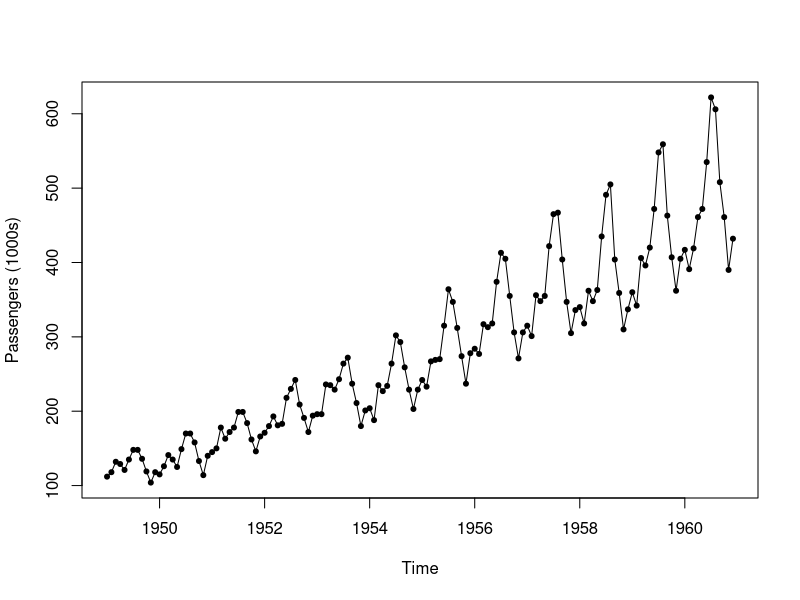
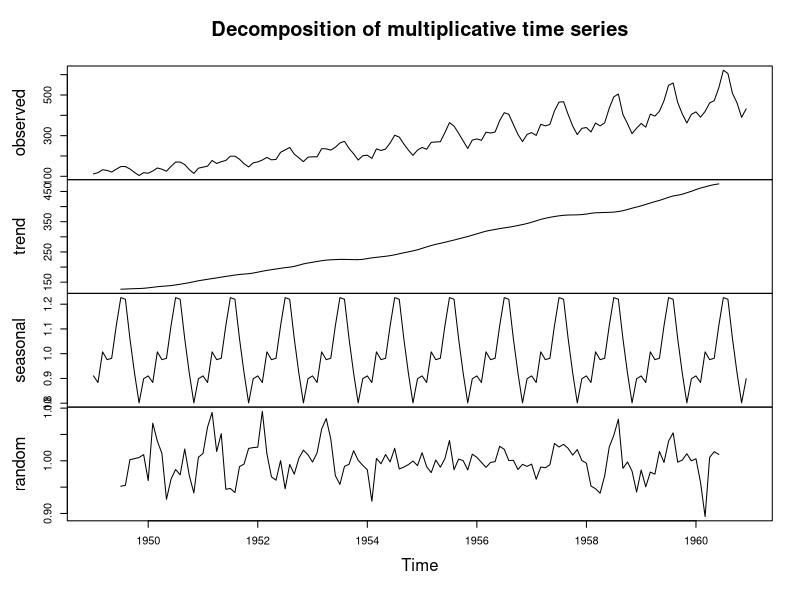
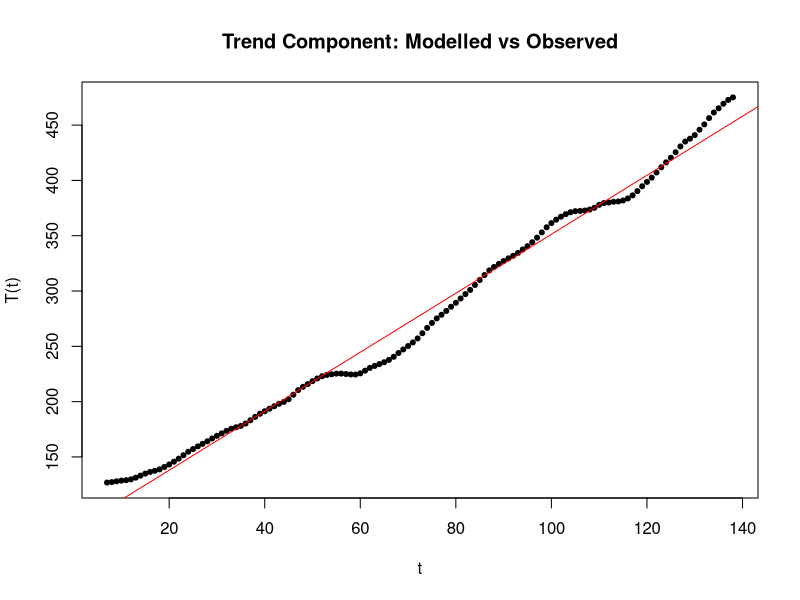
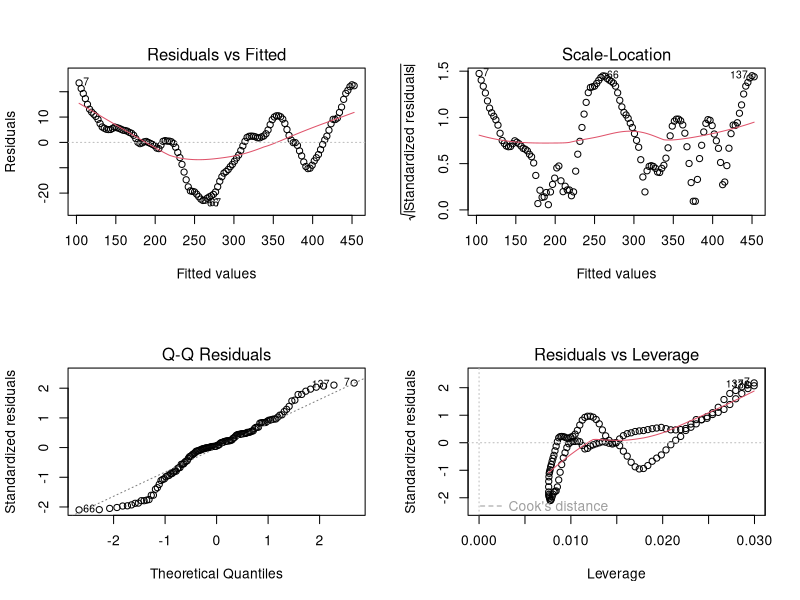
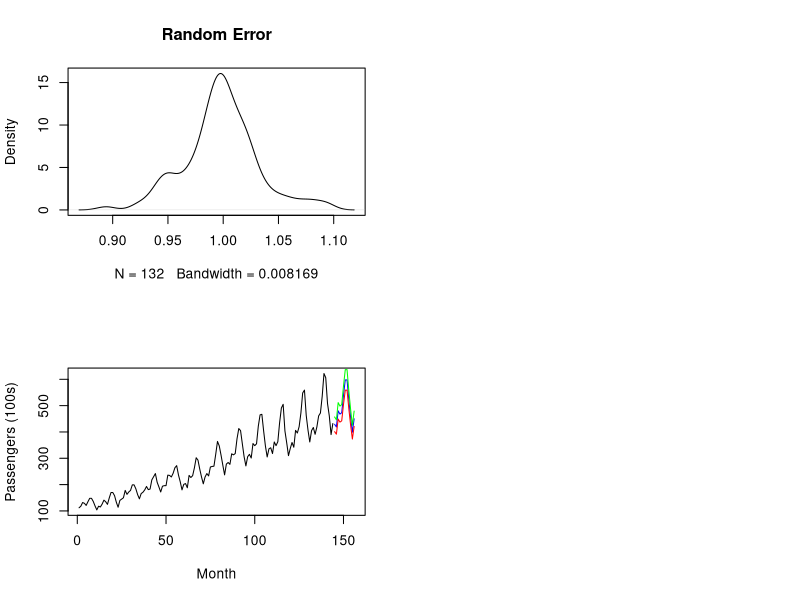

These figures' R source, in order:
#load data
data("AirPassengers")
AP <- AirPassengers

#plot data
plot(AP, ylab="Passengers (1000s)", type="o", pch =20)

#decomposing the Data
AP.decompM <- decompose(AP, type = "multiplicative")
plot(AP.decompM)

#model fitting-inspecting the trend component in the decomposition plot 
t <- seq(1, 144, 1)
modelTrend <- lm(formula = AP.decompM$trend ~ t)
predT <- predict.lm(modelTrend, newdata = data.frame(t))

plot(AP.decompM$trend[7:138] ~ t[7:138], ylab="T(t)", xlab="t",
     type="p", pch=20, main = "Trend Component: Modelled vs Observed")
lines(predT, col="red")

layout(matrix(c(1,2,3,4),2,2))
plot(modelTrend)

print(summary(modelTrend))

#for 1961 (time 145 to 156 inc.), the trend component (T) is
Data1961 <- data.frame("T" = 2.667*seq(145, 156, 1) + 84.648, S=rep(0,12), e=rep(0,12),
                       row.names = c("Jan", "Feb", "Mar", "Apr", "May", "Jun", "Jul", "Aug", "Sep", "Oct", "Nov", "Dec"))

print(Data1961)

#seasonal component
print(AP.decompM$seasonal)

Data1961$S <- unique(AP.decompM$seasonal)
print(Data1961)

#ploting the density estimation of random error
plot(density(AP.decompM$random[7:138]),
     main="Random Error") #Values 1:6 & 139:44 are NA

print(mean(AP.decompM$random[7:138]))

Data1961$e <- 1

sd_error <- sd(AP.decompM$random[7:138])
print(sd_error)

Data1961$R <- Data1961$T * Data1961$S * Data1961$e                  #Realistic Estimation
Data1961$O <- Data1961$T * Data1961$S * (Data1961$e+1.95*sd_error)  #Optimistic Estimation
Data1961$P <- Data1961$T * Data1961$S * (Data1961$e-1.95*sd_error)  #Pessimistic Estimation
print(Data1961)

#plotting the above predictions
xr = c(1,156)
plot(AP.decompM$x, xlim=xr, ylab = "Passengers (100s)", xlab = "Month")
lines(data.frame(AP.decompM$x))
lines(Data1961$R, x=seq(145,156,1), col="blue")
lines(Data1961$O, x=seq(145,156,1), col="green")
lines(Data1961$P, x=seq(145,156,1), col="red")
      
